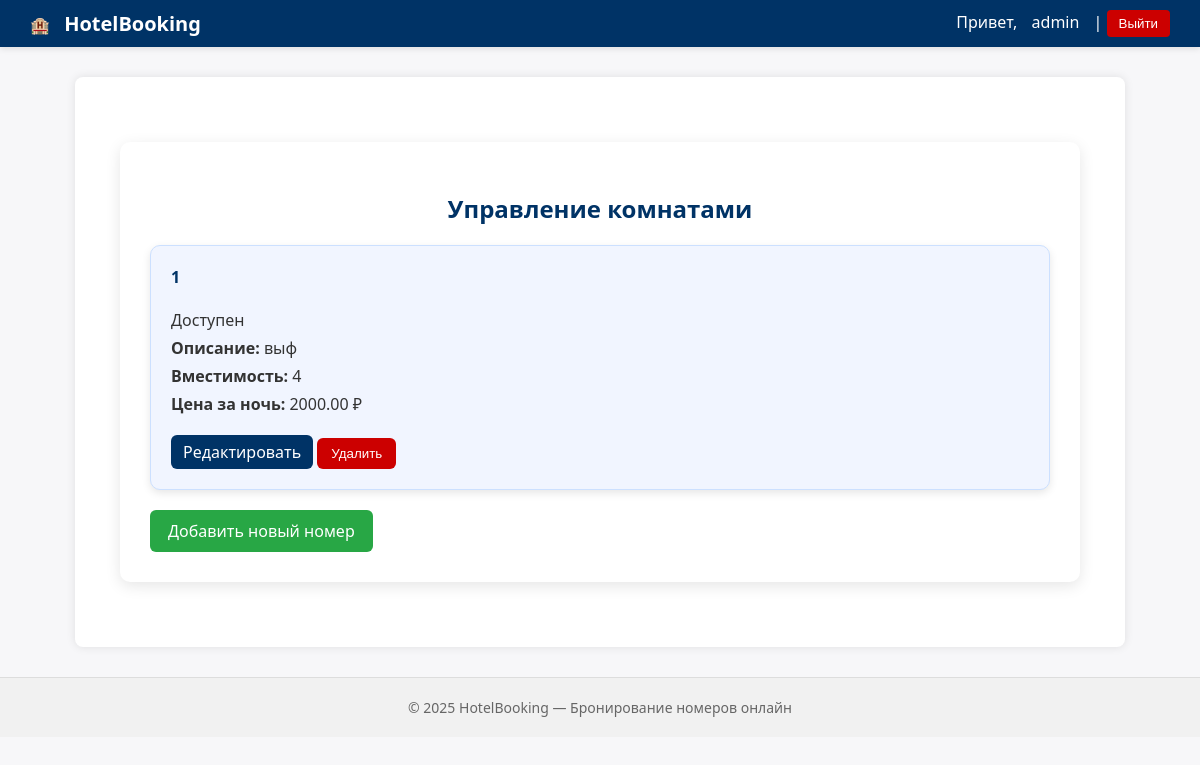
Before: /booking/rooms/manage/ (signed in) with the older database file.
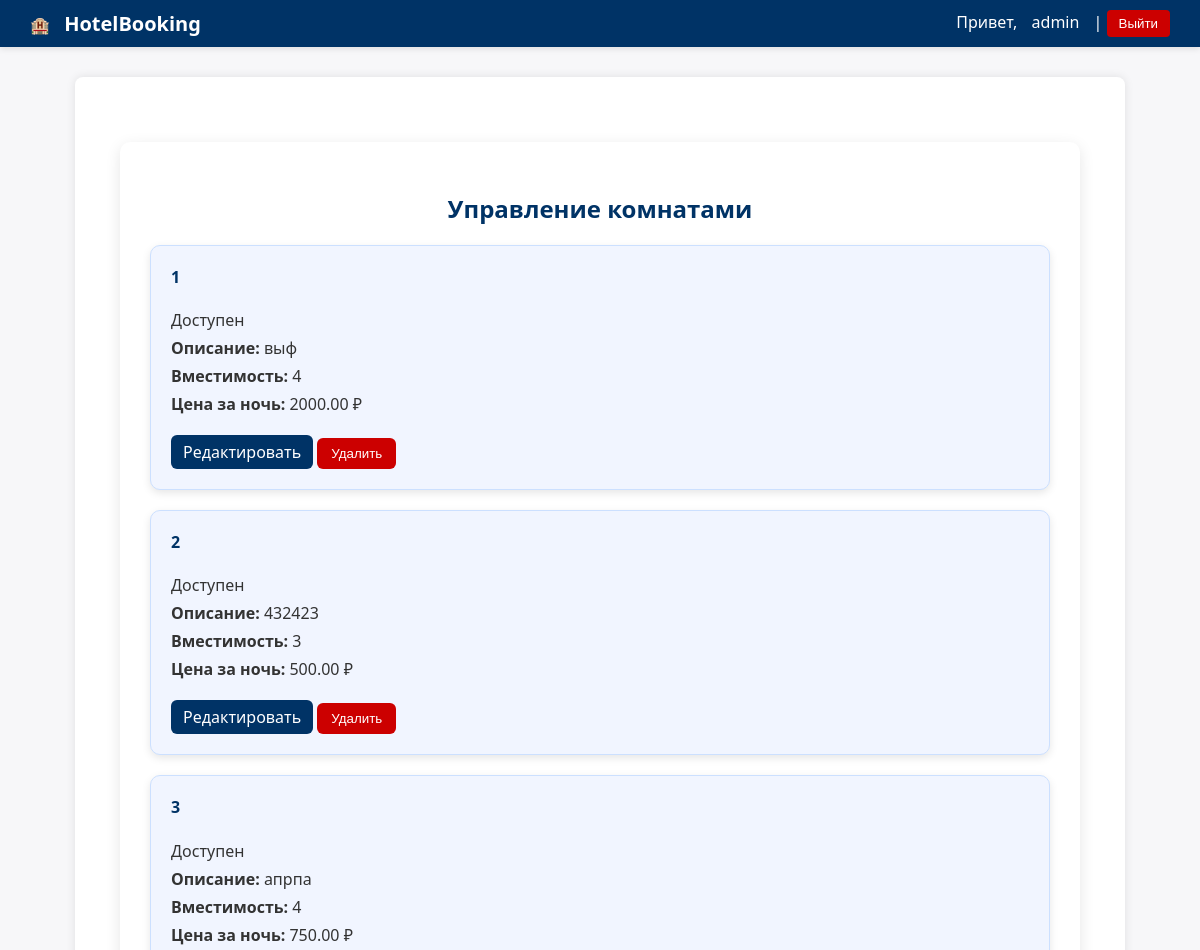
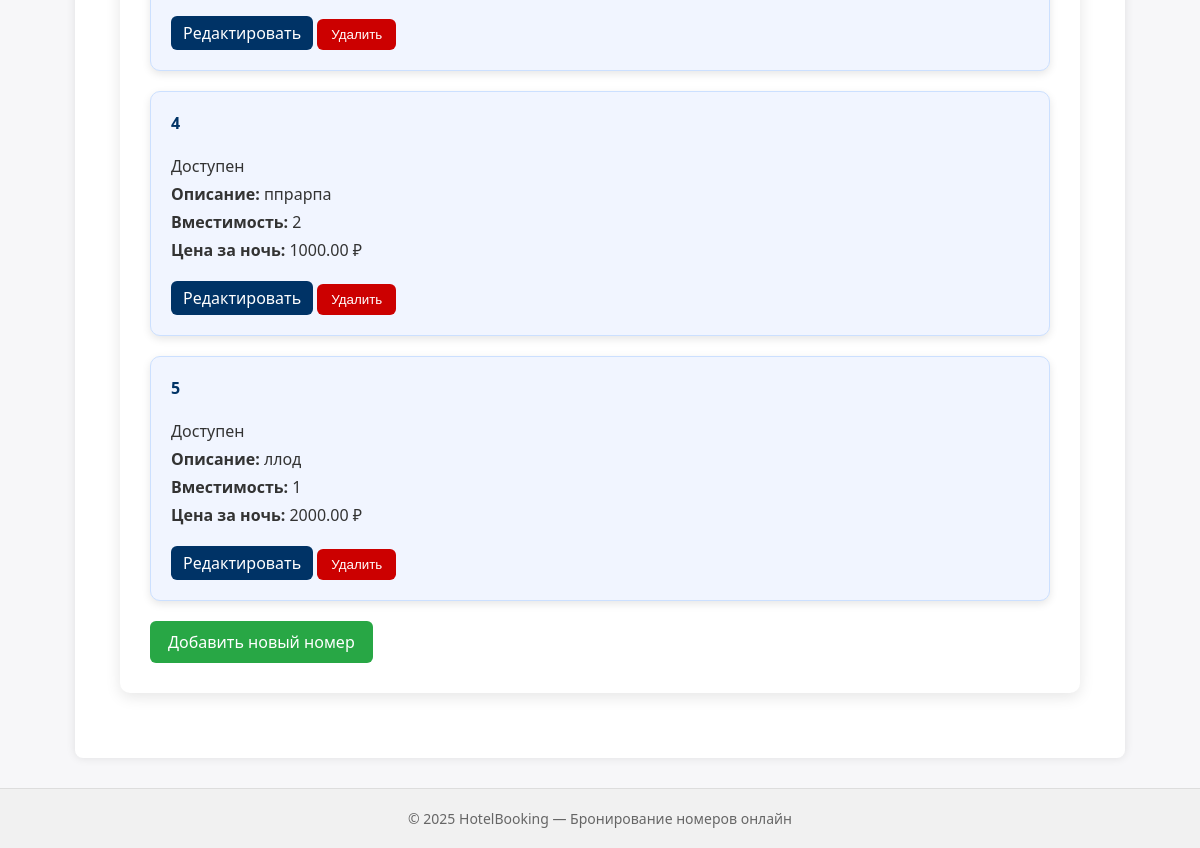
After: the same page with the newer database file (2 pictures, top to bottom).
### booking_app/models.py (models this page shows, shortened)
class Room(models.Model):
    STATUS_CHOICES = (
        ('available', 'Доступен'),
        ('occupied', 'Занят'),
    )
    title = models.CharField(max_length=100)
    description = models.TextField()
    capacity = models.PositiveIntegerField()
    price_per_night = models.DecimalField(max_digits=8, decimal_places=2)
    status = models.CharField(max_length=10, choices=STATUS_CHOICES, default='available')
    objects = models.Manager()

### booking_app/views.py (the view)
    def wrapper(request, *args, **kwargs):
        if not request.user.is_authenticated or not (request.user.role == 'admin' or request.user.is_superuser):
            raise PermissionDenied
        return view_func(request, *args, **kwargs)

### booking_app/views.py (called while the page is built)
def admin_required(view_func):
    def wrapper(request, *args, **kwargs):
        if not request.user.is_authenticated or not (request.user.role == 'admin' or request.user.is_superuser):
            raise PermissionDenied
        return view_func(request, *args, **kwargs)
    return wrapper

@login_required
@admin_required
def room_manage_view(request):
    rooms = Room.objects.all()
    return render(request, 'booking_app/room_manage.html', {'rooms': rooms})

### booking_app/templates/booking_app/room_manage.html (shortened to what this page needs)
{% extends "base.html" %}
{% block content %}
<div class="profile-container">
    <h2>Управление комнатами</h2>
    {% if rooms %}
        <div class="rooms-list">
            {% for room in rooms %}
                <div class="room-card">
                    <div class="room-header">
                        <h4>{{ room.title }}</h4>
                        <span class="room-status">{{ room.get_status_display }}</span>
                    </div>
                    <p><strong>Описание:</strong> {{ room.description }}</p>
                    <p><strong>Вместимость:</strong> {{ room.capacity }}</p>
                    <p><strong>Цена за ночь:</strong> {{ room.price_per_night }} ₽</p>
                    <div class="room-actions">
                        <a href="{% url 'booking_app:room_edit' room.id %}" class="btn-edit">Редактировать</a>
                        <form action="{% url 'booking_app:room_delete' room.id %}" method="post" style="display:inline;">
                                <button type="submit" class="btn-delete">Удалить</button>
                            </form>
                    </div>
                </div>
            {% endfor %}
        </div>
    {% else %}
        <p>Пока нет добавленных комнат.</p>
    {% endif %}
    <a href="{% url 'booking_app:room_add' %}" class="add-room-btn">Добавить новый номер</a>
</div>
{% endblock %}

Changed rows visible on the page:
added Room: title "2", status "Доступен", description "432423", capacity "3", price_per_night "500.00"
added Room: title "3", status "Доступен", description "апрпа", capacity "4", price_per_night "750.00"
added Room: title "4", status "Доступен", description "ппрарпа", capacity "2", price_per_night "1000.00"
added Room: title "5", status "Доступен", description "ллод", capacity "1", price_per_night "2000.00"
